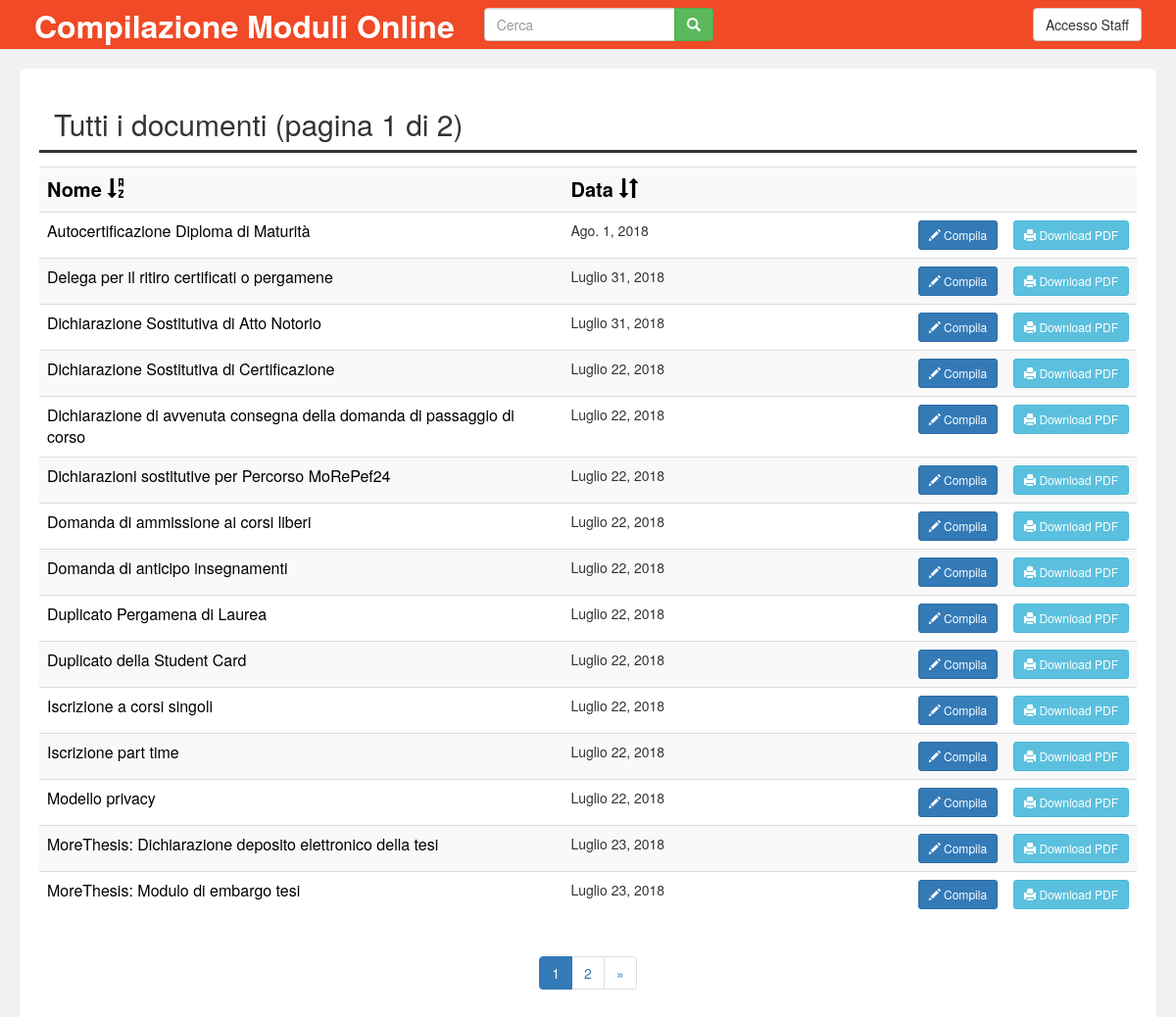
Screenshot of /form/ with the database file from the repository.
### form/models.py (models this page shows, shortened)
class Document(models.Model):
    titolo = models.CharField(max_length=200)
    pub_date = models.DateField('Data', null=True)
    content = RichTextUploadingField('Contenuto')
    class Meta:
        verbose_name = 'Documento'
        verbose_name_plural = 'Documenti'

### form/views.py (the view, shortened to what this page needs)
def index(request):
    template = 'form/index.html'
    if request.method == 'GET':
        ricerca = request.GET.get('search', '')
        ordine = request.GET.get('order', '')
        if 'nameup' == ordine:
            documents_list = Document.objects.filter(titolo__contains=ricerca).order_by('-titolo', '-pub_date')
        elif 'namedown' == ordine:
            documents_list = Document.objects.filter(titolo__contains=ricerca).order_by('titolo', '-pub_date')
        elif 'dataup' == ordine:
            documents_list = Document.objects.filter(titolo__contains=ricerca).order_by('-pub_date', 'titolo')
        elif 'datadown' == ordine:
            documents_list = Document.objects.filter(titolo__contains=ricerca).order_by('pub_date', 'titolo')
        else:
            documents_list = Document.objects.filter(titolo__contains=ricerca).order_by('titolo', '-pub_date')
        paginator = Paginator(documents_list, 15, allow_empty_first_page=True)
        page = request.GET.get('page')
        documents = paginator.get_page(page)
        page_list = []
        for i in range(paginator.num_pages):
            page_list.append(i)
        context = {'documents': documents, 'page_list': page_list}
    return render(request, template, context)

### form/templates/form/index.html (shortened to what this page needs)
{% extends "base.html" %}
{% block body %}
    <div class="container-fluid">
        <nav class="navbar navbar-default navbar-fixed-top navbartop">
            <div class="navbar-header">
                <a class="navbar-brand" href="{% url 'form:index' %}">
                    <b>Compilazione Moduli Online</b></a>
            </div>
            <div class="collapse navbar-collapse" id="bs-example-navbar-collapse-1">
                <form class="navbar-form navbar-left form-inline" role="search"
                      action="{% url 'form:index' %}" method="get">
                    <div class="input-group">
                        <input type="text" class="form-control" placeholder="Cerca" title="" name="search"
                               value="{{ request.GET.search }}" id="ajaxsearch">
                        <span class="input-group-btn">
                            <button type="submit" class="btn btn-success btn-md search">
                                <span class="glyphicon glyphicon-search"></span></button>
                        </span>
                    </div>
                </form>
                {% if not request.user.is_authenticated %}
                    <a href="{% url 'login' %}"><button type="button" class="btn btn-default navbar-btn navbar-right">
                        Accesso Staff</button></a>
                {% endif %}
            </div>
        </nav>
        <div class="jumbotron largejumbo">
            <table id="tutti">
                <tr>
                    {% if request.user.is_authenticated %}
                        <td class="col-md-11">
                    {% else %}
                        <td class="col-md-12">
                    {% endif %}
                        {% ifequal request.GET.search None %}
                            <h2>Tutti i documenti
                                (pagina {{ documents.number }} di {{ documents.paginator.num_pages }})</h2>
                        {% endifequal %}
                    </td>
                </tr>
            </table>
            <br>
            <div class="divtutti">
                {% if documents %}
                    <table class="table table-striped">
                        <tr>
                            <th>
                                {% ifequal request.GET.order 'nameup' %}
                                    <a class="order" href="
                                        {% ifequal request.GET.search None %}
                                            ?order=namedown
                                        {% else %}
                                            ?search={{ request.GET.search }}&order=namedown
                                        {% endifequal %}
                                    ">Nome <span class="glyphicon glyphicon-sort-by-alphabet-alt"></span></a>
                                {% else %}
                                    <a class="order" href="
                                        {% ifequal request.GET.search None %}
                                            ?order=nameup
                                        {% else %}
                                            ?search={{ request.GET.search }}&order=nameup
                                        {% endifequal %}
                                    ">Nome <span class="glyphicon glyphicon-sort-by-alphabet"></span></a>
                                {% endifequal %}
                            </th>
                            <th>
                                {% ifequal request.GET.order 'datadown' %}
                                    <a class="order" href="
                                        {% ifequal request.GET.search None %}
                                            ?order=dataup
                                        {% else %}
                                            ?search={{ request.GET.search }}&order=dataup
                                        {% endifequal %}
                                    ">Data <span class="glyphicon glyphicon-sort"></span></a>
                                {% else %}
                                    <a class="order" href="
                                        {% ifequal request.GET.search None %}
                                            ?order=datadown
                                        {% else %}
                                            ?search={{ request.GET.search }}&order=datadown
                                        {% endifequal %}
                                    ">Data <span class="glyphicon glyphicon-sort"></span></a>
                                {% endifequal %}
                            </th>
                            <th></th>
                            <th></th>
                        </tr>
                        {% for document in documents %}
                            <tr>
                                {% if request.user.is_authenticated %}
                                    <td class="col-md-5">
                                {% else %}
                                    <td class="col-md-6">
                                {% endif %}
                                    <a class="title" href="{% url 'form:detail' document.id %}">{{ document.titolo }}
                                        </a></td>
                                {% if request.user.is_authenticated %}
                                    <td class="col-md-3">
                                {% else %}
                                    <td class="col-md-4">
                                {% endif %}
                                    {{ document.pub_date }}</td>
                                {% if request.user.is_authenticated %}
                                    <td class="col-md-1"><a href="{% url 'form:detail' document.id %}">
                                        <button type="button" class="btn btn-primary btn-sm">
                                            <span class="glyphicon glyphicon-eye-open"></span> Visualizza</button></a>
                                    </td>
                                {% else %}
                                    <td class="col-md-1"><a href="{% url 'form:detail' document.id %}">
                                        <button type="button" class="btn btn-primary btn-sm">
                                            <span class="glyphicon glyphicon-pencil"></span> Compila</button></a></td>
                                {% endif %}
                                {% if request.user.is_authenticated %}
                                    <td class="col-md-1"><a href="{% url 'form:edit' document.id %}">
                                        <button type="button" class="btn btn-warning btn-sm">
                                            <span class="glyphicon glyphicon-edit"></span> Modifica</button></a></td>
                                    <td class="col-md-1"><a href="{% url 'form:registrations' document.id %}">
                                        <button type="button" class="btn btn-danger btn-sm">
                                            <span class="glyphicon glyphicon-user"></span> Iscrizioni</button></a></td>
                                {% else %}
                                    <td class="col-md-1"><a href="{% url 'form:create_pdf' document.id %}" download>
                                        <button type="button" class="btn btn-info btn-sm"><span class="glyphicon
                                            glyphicon-print"></span> Download PDF</button></a></td>
                                {% endif %}
                            </tr>
                        {% endfor %}
                    </table>
                {% else %}
                    <p>Nessun documento presente.</p>
                {% endif %}
                <nav aria-label="Page navigation" class="pagenav">
                    <ul class="pagination">
                        {% for n in page_list %}
                            {% ifequal forloop.counter documents.number %}
                                <li class="active"><a href="
                                    {% ifequal request.GET.search None %}
                                        ?page={{ forloop.counter }}{% ifnotequal request.GET.order None %}&order={{ request.GET.order }}{% endifnotequal %}
                                    {% else %}
                                        ?search={{ request.GET.search }}&page={{ forloop.counter }}{% ifnotequal request.GET.order None %}&order={{ request.GET.order }}{% endifnotequal %}
                                    {% endifequal %}
                                ">{{ forloop.counter }}</a></li>
                            {% else %}
                                <li><a href="
                                    {% ifequal request.GET.search None %}
                                        ?page={{ forloop.counter }}{% ifnotequal request.GET.order None %}&order={{ request.GET.order }}{% endifnotequal %}
                                    {% else %}
                                        ?search={{ request.GET.search }}&page={{ forloop.counter }}{% ifnotequal request.GET.order None %}&order={{ request.GET.order }}{% endifnotequal %}
                                    {% endifequal %}
                                ">{{ forloop.counter }}</a></li>
                            {% endifequal %}
                        {% endfor %}
                        {% if documents.has_next %}
                            <li>
                                <a href="
                                    {% ifequal request.GET.search None %}
                                        ?page={{ documents.next_page_number }}{% ifnotequal request.GET.order None %}&order={{ request.GET.order }}{% endifnotequal %}
                                    {% else %}
                                        ?search={{ request.GET.search }}&page={{ documents.next_page_number }}{% ifnotequal request.GET.order None %}&order={{ request.GET.order }}{% endifnotequal %}
                                    {% endifequal %}
                                " aria-label="Next"><span aria-hidden="true">&raquo;</span></a>
                            </li>
                        {% endif %}
                    </ul>
                </nav>
            </div>
        </div>
    </div>
{% endblock %}

### form/static/form/style.css (style rules this page uses)
body { background-color: #F1F1F1 !important; font-family: "Helvetica Neue", Helvetica, Arial, monospace, sans-serif !important; }
#tutti { border-bottom: solid !important; width: 100% !important; }
a.title { font-size: 16px !important; }
a.title:link { text-decoration: none !important; color: black !important; }
a.order { color: black !important; }
.navbartop { padding-right: 50px !important; padding-left: 20px !important; background-color: #F04A26 !important; }
.largejumbo { background-color: white !important; padding: 20px !important; position: fixed !important; margin-bottom: 20px !important; bottom: 0 !important; right: 20px !important; left: 20px !important; top: 70px !important; }
.divtutti { overflow: auto !important; bottom: 20px !important; position: fixed !important; right: 20px !important; left: 20px !important; margin: 20px !important; top: 150px !important; }
a.navbar-brand { color: white !important; font-size: 32px !important; }
div.container-fluid { margin-top: 70px !important; margin-bottom: 30px !important; }
th { font-size: 20px !important; }
.pagenav { text-align: center !important; }

### rows the page displays
Document: titolo "Autocertificazione Diploma di Maturità", pub_date "Ago. 1, 2018"
Document: titolo "Delega per il ritiro certificati o pergamene", pub_date "Luglio 31, 2018"
Document: titolo "Dichiarazione Sostitutiva di Atto Notorio", pub_date "Luglio 31, 2018"
Document: titolo "Dichiarazione Sostitutiva di Certificazione", pub_date "Luglio 22, 2018"
Document: titolo "Dichiarazione di avvenuta consegna della domanda di passaggio di corso", pub_date "Luglio 22, 2018"
Document: titolo "Dichiarazioni sostitutive per Percorso MoRePef24", pub_date "Luglio 22, 2018"
Document: titolo "Domanda di ammissione ai corsi liberi", pub_date "Luglio 22, 2018"
Document: titolo "Domanda di anticipo insegnamenti", pub_date "Luglio 22, 2018"
Document: titolo "Duplicato Pergamena di Laurea", pub_date "Luglio 22, 2018"
Document: titolo "Duplicato della Student Card", pub_date "Luglio 22, 2018"
Document: titolo "Iscrizione a corsi singoli", pub_date "Luglio 22, 2018"
Document: titolo "Iscrizione part time", pub_date "Luglio 22, 2018"
Document: titolo "Modello privacy", pub_date "Luglio 22, 2018"
Document: titolo "MoreThesis: Dichiarazione deposito elettronico della tesi", pub_date "Luglio 23, 2018"
Document: titolo "MoreThesis: Modulo di embargo tesi", pub_date "Luglio 23, 2018"

### other values shown
{{ documents.number }} "1"
{{ documents.paginator.num_pages }} "2"
